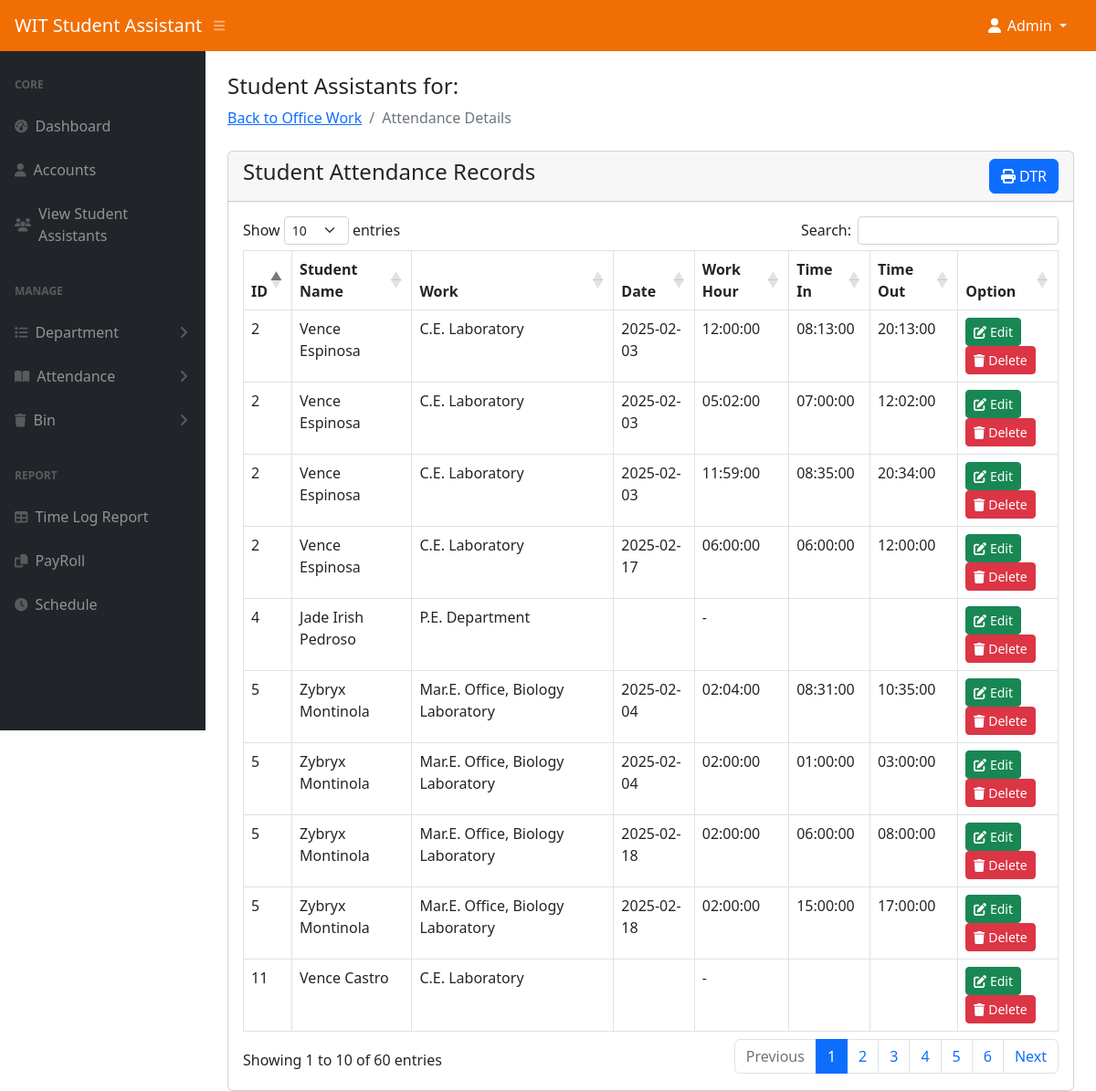
/admin/attendance_detail.php (signed in), run on the app's committed database.
### tables this page shows
CREATE TABLE `student_assistant` (
  `id` int(11) NOT NULL,
  `last_name` varchar(50) NOT NULL,
  `first_name` varchar(50) NOT NULL,
  `program` varchar(100) NOT NULL,
  `year` int(11) NOT NULL,
  `work` varchar(255) NOT NULL,
  `fingerprint_id` int(11) DEFAULT NULL,
  `image` text DEFAULT NULL,
  `status` tinyint(1) NOT NULL DEFAULT 0 COMMENT '0-visible,1=hidden,2=deleted',
  `age` int(11) NOT NULL,
  `sex` varchar(100) NOT NULL,
  `civil_status` varchar(100) NOT NULL,
  `date_of_birth` varchar(100) NOT NULL,
  `city_address` text NOT NULL,
  `contact_no1` varchar(15) NOT NULL,
  `contact_no2` varchar(15) NOT NULL,
  `contact_no3` varchar(15) NOT NULL,
  `province_address` text NOT NULL,
  `guardian` varchar(100) NOT NULL,
  `honor_award` text NOT NULL,
  `past_scholar` varchar(100) NOT NULL,
  `present_scholar` varchar(999) NOT NULL,
  `work_experience` text NOT NULL,
  `special_talent` text NOT NULL,
  `out_name1` varchar(100) DEFAULT NULL,
  `comp_add1` varchar(255) DEFAULT NULL,
  `cn1` varchar(20) DEFAULT NULL,
  `out_name2` varchar(100) DEFAULT NULL,
  `comp_add2` varchar(255) DEFAULT NULL,
  `cn2` varchar(20) DEFAULT NULL,
  `out_name3` varchar(100) DEFAULT NULL,
  `comp_add3` varchar(255) DEFAULT NULL,
  `cn3` varchar(20) DEFAULT NULL,
  `from_wit1` varchar(100) DEFAULT NULL,
  `comp_add4` varchar(255) DEFAULT NULL,
  `cn4` varchar(20) DEFAULT NULL,
  `from_wit2` varchar(100) DEFAULT NULL,
  `comp_add5` varchar(255) DEFAULT NULL,
  `cn5` varchar(20) DEFAULT NULL,
  `from_wit3` varchar(100) DEFAULT NULL,
  `comp_add6` varchar(255) DEFAULT NULL,
  `cn6` varchar(20) DEFAULT NULL,
  `fathers_name` varchar(100) DEFAULT NULL,
  `fathers_occ` varchar(100) DEFAULT NULL,
  `fathers_income` decimal(10,2) DEFAULT NULL,
  `mothers_name` varchar(100) DEFAULT NULL,
  `mothers_occ` varchar(100) DEFAULT NULL,
  `mothers_income` decimal(10,2) DEFAULT NULL,
  `siblings` text DEFAULT NULL
);

CREATE TABLE `attendance` (
  `id` int(11) NOT NULL,
  `sa_id` int(11) DEFAULT NULL,
  `date` date DEFAULT NULL,
  `day` varchar(20) DEFAULT NULL,
  `time_in` time DEFAULT NULL,
  `time_out` time DEFAULT NULL,
  `status` varchar(20) DEFAULT NULL,
  `num_hour` double NOT NULL,
  `created_at` timestamp NOT NULL DEFAULT current_timestamp()
);

### admin/attendance_detail.php (the view, shortened to what this page needs)
<?php
include('authentication.php');
include('includes/header.php');
include('includes/sidebar.php');
$work_filter = '';
$query = "SELECT s.id, s.first_name, s.last_name, s.work, a.id AS attid, a.date, a.day, a.time_in, a.time_out, a.status
          FROM student_assistant s
          LEFT JOIN attendance a ON a.sa_id = s.id
          WHERE s.work LIKE '%$work_filter%'";
$result = mysqli_query($con, $query);
?>
<div class="container-fluid px-4">
  <h4 class="mt-4">Student Assistants for: <?php echo htmlspecialchars($work_filter); ?></h4>
  <ol class="breadcrumb mb-4">
    <li class="breadcrumb-item"><a href="tito_offices.php">Back to Office Work</a></li>
    <li class="breadcrumb-item active">Attendance Details</li>
  </ol>
  <div class="row">
    <div class="col-md-12">
      <div class="card">
        <div class="card-header">
          <h4>Student Attendance Records
            <a class="btn btn-primary float-end" data-id='<?php echo $row['attid']; ?>'><i class='fa fa-print'></i> DTR</a>
          </h4>
        </div>
        <div class="card-body">
          <table id="myTable" class="table table-bordered">
            <thead>
              <tr>
                <th>ID</th>
                <th>Student Name</th>
                <th>Work</th>
                <th>Date</th>
                <th>Work Hour</th>
                <th>Time In</th>
                <th>Time Out</th>
                <th>Option</th>
              </tr>
            </thead>
            <tbody>
              <?php while ($row = mysqli_fetch_assoc($result)): ?>
                <?php
                $num_hour = '-';
                if (!empty($row['time_in']) && !empty($row['time_out'])) {
                  $time_in = new DateTime($row['time_in']);
                  $time_out = new DateTime($row['time_out']);
                  $interval = $time_in->diff($time_out);
                  $num_hour = $interval->format('%H:%I:%S');
                }
                ?>
                <tr>
                  <td><?php echo htmlspecialchars($row['id']); ?></td>
                  <td><?php echo htmlspecialchars($row['first_name'] . ' ' . $row['last_name']); ?></td>
                  <td><?php echo htmlspecialchars($row['work']); ?></td>
                  <td><?php echo htmlspecialchars($row['date'] ?? ''); ?></td>
                  <td><?php echo $num_hour; ?></td>
                  <td><?php echo htmlspecialchars($row['time_in'] ?? ''); ?></td>
                  <td><?php echo htmlspecialchars($row['time_out'] ?? ''); ?></td>
                  <td>
                    <button class='btn btn-success btn-sm btn-flat edit'
                      data-id='<?php echo $row['attid']; ?>'
                      data-timein='<?php echo date("H:i:s", strtotime($row['time_in'])); ?>'
                      data-timeout='<?php echo date("H:i:s", strtotime($row['time_out'])); ?>'
                      data-date='<?php echo $row['date']; ?>'>
                      <i class='fa fa-edit'></i> Edit
                    </button>
                    <button class='btn btn-danger btn-sm btn-flat delete' data-id='<?php echo $row['attid']; ?>'><i class='fa fa-trash'></i> Delete</button>
                  </td>
                </tr>
              <?php endwhile; ?>
            </tbody>
          </table>
        </div>
      </div>
    </div>
  </div>
</div>
<?php
include('includes/scripts.php');
?>

### admin/includes/header.php (shortened to what this page needs)
<!DOCTYPE html>
<html lang="en">
<head>
    <link href="css/styles.css" rel="stylesheet" />
    <link rel="stylesheet" href="https://cdn.datatables.net/1.13.4/css/dataTables.bootstrap5.min.css" />
</head>
<body class="sb-nav-fixed">
    <?php include('includes/navbar-top.php'); ?>
    <div id="layoutSidenav">
        <?php include('includes/sidebar.php'); ?>
        <div id="layoutSidenav_content">
            <main>

### admin/includes/navbar-top.php (shortened to what this page needs)
<nav style="background-color: #F16E04;" class="sb-topnav navbar navbar-expand navbar-dark">
    <a class="navbar-brand ps-3" href="index.php">WIT Student Assistant</a>
    <button class="btn btn-link btn-sm order-1 order-lg-0 me-4 me-lg-0" id="sidebarToggle" href="#!"><i class="fas fa-bars"></i></button>
    <ul class="navbar-nav ms-auto ms-md-0 me-3 me-lg-4">
        <li class="nav-item dropdown">
            <a class="nav-link dropdown-toggle text-white" href="#" id="userDropdown" role="button" data-bs-toggle="dropdown" aria-expanded="false">
                <i class="fas fa-user fa-fw"></i> Admin
            </a>
        </li>
    </ul>
</nav>

### admin/includes/sidebar.php (shortened to what this page needs)
<div id="layoutSidenav_nav">
    <nav class="sb-sidenav accordion sb-sidenav-dark" id="sidenavAccordion">
        <div class="sb-sidenav-menu">
            <div class="nav">
                <div class="sb-sidenav-menu-heading">Core</div>
                <a class="nav-link" href="index.php">
                    <div class="sb-nav-link-icon"><i class="fas fa-tachometer-alt"></i></div>
                    Dashboard
                </a>
                <a class="nav-link" href="accounts.php">
                    <div class="sb-nav-link-icon"><i class="fas fa-user"></i></div>
                    Accounts
                </a>
                <a class="nav-link" href="view-register.php">
                    <div class="sb-nav-link-icon"><i class="fas fa-users"></i></div>
                    View Student Assistants
                </a>
                <div class="sb-sidenav-menu-heading">Manage</div>
                <a class="nav-link collapsed" href="#" data-bs-toggle="collapse" data-bs-target="#collapseLayouts" aria-expanded="false" aria-controls="collapseLayouts">
                    <div class="sb-nav-link-icon"><i class="fas fa-list"></i></div>
                    Department
                    <div class="sb-sidenav-collapse-arrow"><i class="fas fa-angle-down"></i></div>
                </a>
                <a class="nav-link collapsed" href="#" data-bs-toggle="collapse" data-bs-target="#collapsePages" aria-expanded="false" aria-controls="collapsePages">
                    <div class="sb-nav-link-icon"><i class="fas fa-book-open"></i></div>
                    Attendance
                    <div class="sb-sidenav-collapse-arrow"><i class="fas fa-angle-down"></i></div>
                </a>
                <a class="nav-link collapsed" href="#" data-bs-toggle="collapse" data-bs-target="#collapseBins" aria-expanded="false" aria-controls="collapseBins">
                    <div class="sb-nav-link-icon"><i class="fas fa-trash"></i></div>
                    Bin
                    <div class="sb-sidenav-collapse-arrow"><i class="fas fa-angle-down"></i></div>
                </a>
                <div class="sb-sidenav-menu-heading">Report</div>
                <a class="nav-link" href="report.php">
                    <div class="sb-nav-link-icon"><i class="fas fa-table"></i></div>
                    Time Log Report
                </a>
                <a class="nav-link" href="payroll.php">
                    <div class="sb-nav-link-icon"><i class="fas fa-copy"></i></div>
                    PayRoll
                </a>
                <a class="nav-link" href="schedule_sa.php">
                    <div class="sb-nav-link-icon"><i class="fas fa-clock"></i></div>
                    Schedule
                </a>
            </div>
        </div>
    </nav>
</div>

### admin/includes/scripts.php (shortened to what this page needs)
<!DOCTYPE html>
<html>
        <body>
                <link rel="stylesheet" type="text/css" href="https://cdn.datatables.net/1.11.5/css/dataTables.bootstrap5.min.css">
        </body>
</html>

### data on the page
student_assistant: id "2", first_name+last_name "Vence Espinosa", work "C.E. Laboratory", attendance.date "2025-02-03", attendance.time_in+time_out "12:00:00", attendance.time_in "08:13:00", attendance.time_out "20:13:00", attendance.time_in+time_out "05:02:00", attendance.time_in "07:00:00", attendance.time_out "12:02:00", attendance.time_in+time_out "11:59:00", attendance.time_in "08:35:00", attendance.time_out "20:34:00", attendance.date "2025-02-17", attendance.time_in "06:00:00", attendance.time_out "12:00:00"
student_assistant: id "5", first_name+last_name "Zybryx Montinola", work "Mar.E. Office, Biology Laboratory", attendance.date "2025-02-04", attendance.time_in+time_out "02:04:00", attendance.time_in "08:31:00", attendance.time_out "10:35:00", attendance.time_in+time_out "02:00:00", attendance.time_in "01:00:00", attendance.time_out "03:00:00", attendance.date "2025-02-18", attendance.time_in "06:00:00", attendance.time_out "08:00:00", attendance.time_in "15:00:00", attendance.time_out "17:00:00"
student_assistant: id "4", first_name+last_name "Jade Irish Pedroso", work "P.E. Department", num_hour "-"
student_assistant: id "11", first_name+last_name "Vence Castro", work "C.E. Laboratory", num_hour "-"
